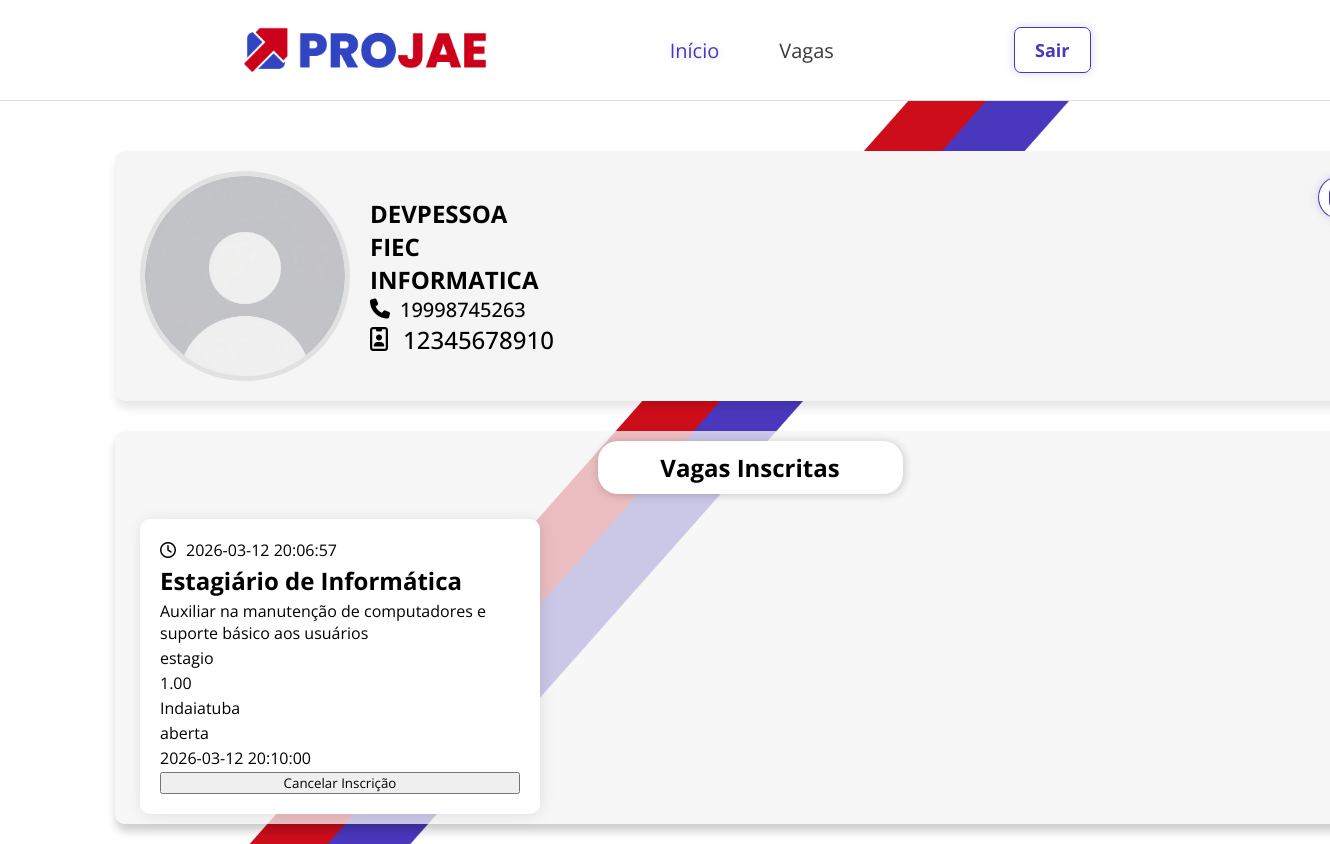
Before: /public/views/dashboardPessoa.php (signed in) with the older database file.
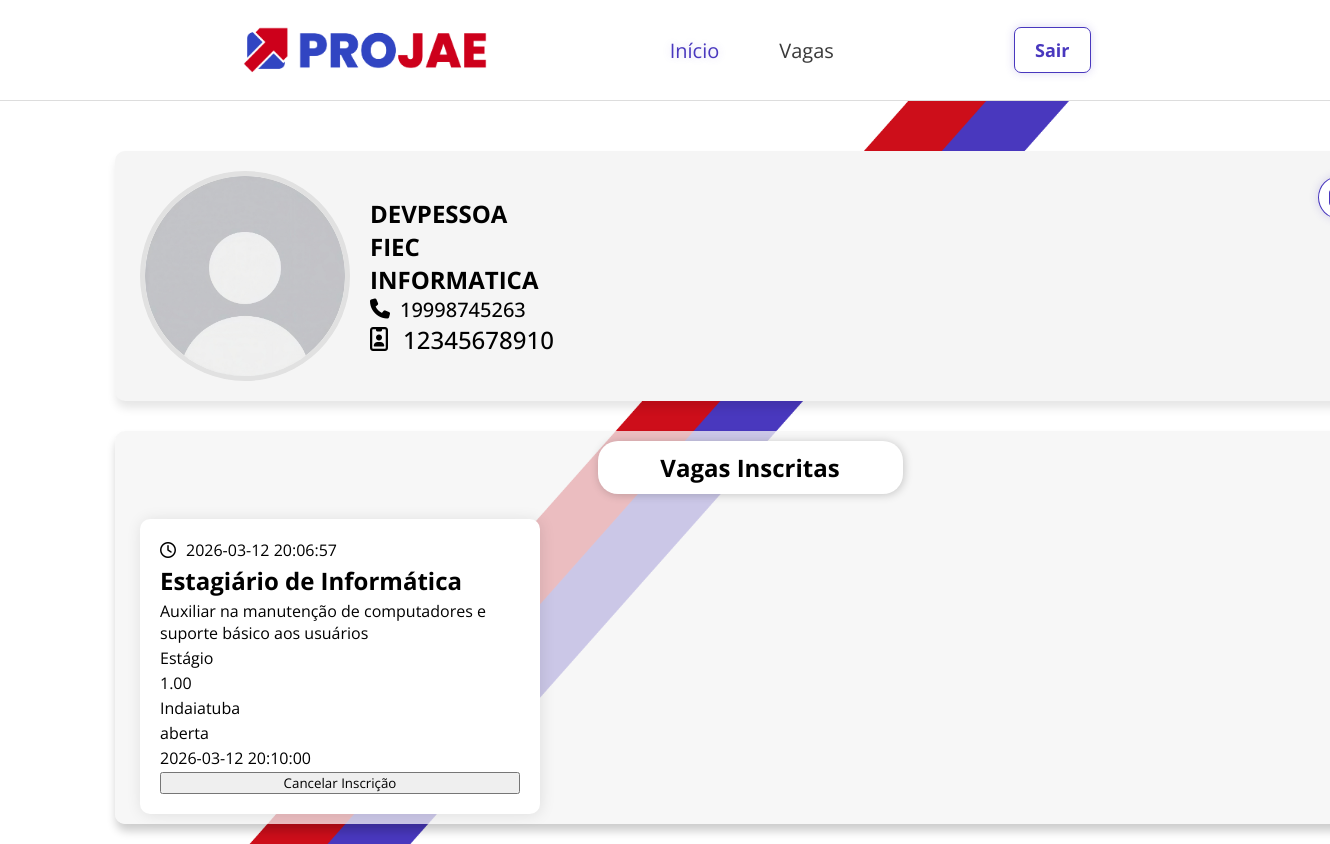
After: the same page with the newer database file.
### tables this page shows
CREATE TABLE IF NOT EXISTS pessoas (
    id_pessoa INT AUTO_INCREMENT PRIMARY KEY,
    nome VARCHAR(120) NOT NULL,
    cpf VARCHAR(14) UNIQUE,
    telefone VARCHAR(20),
    instituicao VARCHAR(150),
    curso VARCHAR(100),
    id_usuario INT NOT NULL,

    CONSTRAINT fk_pessoa_usuario
    FOREIGN KEY (id_usuario)
    REFERENCES usuarios(id)
    ON DELETE CASCADE
    ON UPDATE CASCADE
);

CREATE TABLE IF NOT EXISTS inscricao (
    id_inscricao INT AUTO_INCREMENT PRIMARY KEY,
    data_inscricao TIMESTAMP DEFAULT CURRENT_TIMESTAMP,
    id_pessoa INT NOT NULL,
    id_vaga INT NOT NULL,

    CONSTRAINT fk_inscricao_pessoa
    FOREIGN KEY (id_pessoa)
    REFERENCES pessoas(id_pessoa)
    ON DELETE CASCADE
    ON UPDATE CASCADE,

    CONSTRAINT fk_inscricao_vaga
    FOREIGN KEY (id_vaga)
    REFERENCES vagas(id_vaga)
    ON DELETE CASCADE
    ON UPDATE CASCADE,

    UNIQUE (id_pessoa, id_vaga)
);

CREATE TABLE IF NOT EXISTS vagas (
    id_vaga INT AUTO_INCREMENT PRIMARY KEY,
    titulo VARCHAR(150) NOT NULL,
    descricao TEXT,
    tipo ENUM('Estágio','Aprendiz') NOT NULL,
    salario DECIMAL(10,2),
    cidade VARCHAR(100),
    status ENUM('aberta','fechada') DEFAULT 'aberta',
    data_publicacao TIMESTAMP DEFAULT CURRENT_TIMESTAMP,
    id_empresa INT NOT NULL,

    CONSTRAINT fk_vaga_empresa
    FOREIGN KEY (id_empresa)
    REFERENCES empresas(id_empresa)
    ON DELETE CASCADE
    ON UPDATE CASCADE
);

### src/controllers/DadosController.php (called while the page is built, shortened)
<?php
require_once __DIR__ . '/../config/config.php';
require_once __DIR__ . '/../models/Pessoa.php';
function handleDadosPessoa($pdo)
{
    $errors = [];
    try {
        $pessoaModel = new Pessoa($pdo);
        $dados = $pessoaModel->dadosByIdPessoa($_SESSION['user_id']);
    } catch (PDOException $e) {
        error_log("Erro ao trazer os dados: " . $e->getMessage());
        $errors[] = "Erro no sistema. Volte mais tarde.";
    }
    return $dados;
}

### src/models/Pessoa.php (called while the page is built, shortened)
<?php
class Pessoa
{
    private $pdo;
    public function __construct($pdo)
    {
        $this->pdo = $pdo;
    }
    public function findByIdPessoa($userId)
    {
        $stmt = $this->pdo->prepare("
        SELECT id_pessoa
        FROM pessoas
        WHERE id_usuario = ?
        ");
        $stmt->execute([$userId]);
        return $stmt->fetchColumn();
    }
    public function dadosByIdPessoa($userId)
    {
        $stmt = $this->pdo->prepare("
        SELECT *
        FROM pessoas
        WHERE id_usuario = ?
        ");
        $stmt->execute([$userId]);
        return $stmt->fetch(PDO::FETCH_ASSOC);
    }
    public function visualizarInscricoesPessoa($userId)
    {
        $stmt = $this->pdo->prepare("
        SELECT
            inscricao.data_inscricao,
            vagas.*
        FROM inscricao
        JOIN vagas ON inscricao.id_vaga = vagas.id_vaga
        WHERE inscricao.id_pessoa = ?");
        $stmt->execute([$userId]);
        return $stmt->fetchAll(PDO::FETCH_ASSOC);
    }
}

### src/controllers/InscricaoController.php (called while the page is built, shortened)
<?php
require_once __DIR__ . '/../config/config.php';
require_once __DIR__ . '/../models/Pessoa.php';
function visualizarInscricoesPessoa($pdo)
{
    $errors = [];
    $pessoaModel = new Pessoa($pdo);
    $id_pessoa =  $pessoaModel->findByIdPessoa($_SESSION['user_id']);
    try {
        $pessoaModel = new Pessoa($pdo);
        $inscricoes = $pessoaModel->visualizarInscricoesPessoa($id_pessoa);
    } catch (PDOException $e) {
        error_log("Erro ao trazer inscrições: " . $e->getMessage());
        $errors[] = "Erro no sistema. Volte mais tarde.";
    }
    return $inscricoes;
}

### public/views/dashboardPessoa.php (the view, shortened to what this page needs)
<?php
require_once __DIR__ . "/../../src/controllers/InscricaoController.php";
require_once __DIR__ . "/../../src/controllers/DadosController.php";
$inscricoes = visualizarInscricoesPessoa($pdo);
$dados = handleDadosPessoa($pdo);
?>
<!DOCTYPE html>
<html lang="pt-BR">
<head>
    <link rel="stylesheet" href="https://cdnjs.cloudflare.com/ajax/libs/font-awesome/6.5.0/css/all.min.css">
    <link rel="stylesheet" href="../assets/css/globalEimports.css">
    <link rel="stylesheet" href="../assets/css/navegation.css">
    <link rel="stylesheet" href="../assets/css/main.css">
    <link rel="stylesheet" href="../assets/css/dashboardPessoa.css">
</head>
<body class="corpo">
    <header class="cabecalho">
        <div class="contentCabecalho">
            <div class="logo"><img class="img" src="../assets/img/imagotipo.png" alt="Projae logo"></div>
            <ul class="list">
                <li><a class="item-list active" href="" onclick="location.reload()">Início</a></li>
                <li><a class="item-list" href="vagas.php">Vagas</a></li>
            </ul>
            <div class="cta">
                <a href="./logout.php" class="btnSair">Sair</a>
            </div>
        </div>
    </header>
    <main class="principal">
        <div class="content">
            <section class="perfil">
                <div class="detalhesPerfil">
                    <div class="fotoPerfil"><img src="../assets/img/fotoPerfilPadrao.jpg" alt="Sua Foto de Perfil"></div>
                    <div>
                        <h1 class="nomePerfil"><?= $dados['nome'] ?></h1>
                        <h2 class="instituicaoPerfil"><?= $dados['instituicao'] ?></h2>
                        <h2 class="cursoPerfil"><?= $dados['curso'] ?></h2>
                        <h2 class="telefonePerfil"><i class="fa-solid fa-phone"></i><?= $dados['telefone'] ?></h2>
                        <h2 class="cpf"><i class="fa-regular fa-id-badge"></i><?= $dados['cpf'] ?></h2>
                    </div>
                </div>
                <button onclick="abrirMenu()" class="btnEditar"><i class="fa-solid fa-pen-to-square"></i></button>
            </section>
            <section class="vagasInscritas">
                <h1 class="titulo">Vagas Inscritas</h1>
                <div id="listagemVagas">
                    <?php foreach ($inscricoes as $inscricao): ?>
                        <div class="card">
                            <p class="paragrafoCard dataPublicacao"><i class="fa-regular fa-clock"></i><?= $inscricao['data_publicacao'] ?></p>
                            <h1 class="cardTitulo"><?= $inscricao['titulo'] ?></h1>
                            <p class="paragrafoCard descricao"><?= $inscricao['descricao'] ?></p>
                            <p class="paragrafoCard tipo"><?= $inscricao['tipo'] ?></p>
                            <p class="paragrafoCard salario"><?= $inscricao['salario'] ?></p>
                            <p class="paragrafoCard cidade"><?= $inscricao['cidade'] ?></p>
                            <p class="paragrafoCard status"><?= $inscricao['status'] ?></p>
                            <p class="paragrafoCard dataInscricao"><?= $inscricao['data_inscricao'] ?></p>
                            <button>Cancelar Inscrição</button>
                        </div>
                    <?php endforeach; ?>
                </div>
            </section>
        </div>
    </main>
</body>
</html>

### public/assets/css/globalEimports.css (style rules this page uses)
* { margin:0; padding:0; box-sizing:border-box; font-family: 'Open Sans', sans-serif; }

### public/assets/css/navegation.css (style rules this page uses)
.cabecalho { width: 100%; border-bottom: 1px solid #ddd; background-color: white; }
.contentCabecalho { display: flex; justify-content: space-between; align-items: center; max-width: 70%; height: 100px; background: white; padding: 0 40px; margin: 0 auto; }
.img { width: 250px; }
.list { display: flex; list-style: none; gap: 30px; }
.item-list { text-decoration: none; color: #3a3a3a; font-size: 20px; }
.active { text-shadow: 0px 0px 10px rgba(74, 56, 190, 0.2); color: #4938be; }
.cta { display: flex; justify-content: center; align-items: center; gap: 25px; }
.btnSair { text-decoration: none; padding: 10px 20px; border-radius: 7px; background-color: white; color: #4938be; border: #4938be solid 1px; box-shadow: rgba(74, 56, 190, 0.2) 0px 0px 10px; font-size: 18px; font-weight: 700; cursor: pointer; }

### public/assets/css/main.css (style rules this page uses)
.corpo { height: fit-content; overflow: hidden; background-image: url("../img/bg.png"); background-size: 100% 100%; background-repeat: no-repeat; background-position: center; z-index: 1; }
.principal { min-height: calc(100vh - 111px); width: 100%; padding-top: 50px; }
.content { width: 100%; max-width: 1100px; margin: 0 auto; }

### public/assets/css/dashboardPessoa.css (style rules this page uses)
.corpo { overflow-y: visible; overflow-x: hidden; }
.list { gap: 60px; }
.principal { display: flex; }
.content { display: grid; grid-template-rows: auto 1fr; gap: 30px; }
.perfil { display: flex; align-items: center; justify-content: space-between; background-color: rgb(245, 245, 245); box-shadow: 1px 7px 10px rgba(0, 0, 0, 0.1); border-radius: 10px; padding: 25px; width: 100%; height: 250px; }
.detalhesPerfil { display: flex; justify-content: center; align-items: center; gap: 20px; }
.fotoPerfil { display: flex; justify-content: center; align-items: center; background-color: rgb(225, 225, 225); border-radius: 50%; width: 210px; height: 210px; }
.fotoPerfil > img { border-radius: 50%; width: 95%; height: 95%; }
.nomePerfil, .instituicaoPerfil, .cursoPerfil { text-transform: uppercase; }
.telefonePerfil { display: flex; align-items: center; font-weight: 500; gap: 10px; }
.telefonePerfil { font-size: 20px; }
.cpf { display: flex; align-items: center; font-weight: 500; gap: 15px; }
.btnEditar { align-self: flex-start; padding: 10px; border-radius: 50%; background-color: white; border: #4938be solid 1px; box-shadow: rgba(74, 56, 190, 0.2) 0px 0px 10px; color: #4938be; cursor: pointer; }
.vagasInscritas { display: flex; align-items: center; flex-direction: column; background-color: rgba(245, 245, 245, 0.76); height: fit-content; box-shadow: 1px 7px 10px rgba(0, 0, 0, 0.2); border-radius: 10px; padding: 10px 25px; width: 100%; margin-bottom: 20px; }
.titulo { margin-bottom: 25px; background-color: #fff; width: 25%; text-align: center; padding: 10px; box-shadow: 1px 1px 10px rgba(0, 0, 0, 0.2); border-radius: 20px; }
#listagemVagas { display: grid; grid-template-columns: repeat(3, 400px); gap: 10px; border-radius: 10px; }
.card { display: flex; flex-direction: column; justify-content: space-between; width: 100%; height: fit-content; min-height: 295px; background-color: #fff; box-shadow: 1px 1px 15px rgba(0, 0, 0, 0.1); border-radius: 10px; padding: 20px; }
.dataPublicacao { display: flex; align-items: center; gap: 10px; }

Changed rows visible on the page:
changed through a linked row, inscricao "Estagiário de Informática": id_vaga.tipo "estagio" → "Estágio"
